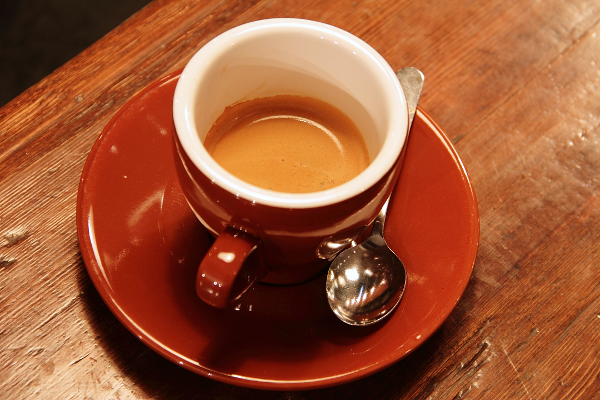
#> input picture skimage.data.coffee(), 600 x 400 px
$ jupyter execute 1-introducing-image-processing-and-scikit-image.ipynb   (shell and % lines are left out)
#> lines starting #> are read from the running program, lines starting #| are printed output that depends on the picture; after the words box and inside, x2 and y2 are one past the last pixel; in counts of white or black regions, pixels touching at a corner belong together
# Introducing Image Processing and scikit-image
>  Jump into digital image structures and learn to process them! Extract data, transform and analyze images using NumPy and Scikit-image. With just a few lines of code, you will convert RGB images to grayscale, get data from them, obtain histograms containing very useful information, and separate objects from the background!

- toc: true
- badges: true
- comments: true
- author: Lucas Nunes
- categories: [Datacamp]
- image: images/datacamp/___

> Note: This is a summary of the course's chapter 1 exercises "Image Processing in Python" at datacamp. <br>[Github repo](https://github.com/lnunesAI/Datacamp/) / [Course link](https://www.datacamp.com/tracks/machine-learning-scientist-with-python)

[cell 1]
import pandas as pd
import numpy as np
import matplotlib.pyplot as plt
import seaborn as sns
#plt.rcParams['figure.figsize'] = (8, 8)

## Make images come alive with scikit-image

### Is this gray or full of color?

<div class=""><p>Whats the main difference between the images shown below?</p>
<p></p><center>

</center><p></p>
<p>These images have been preloaded as <code>coffee_image</code> and <code>coins_image</code> from the scikit-image <code>data</code> module using:</p>
<pre><code>coffee_image = data.coffee()
coins_image = data.coins()
</code></pre>
<p>Choose the right answer that best describes the main difference related to color and dimensional structure.</p>
<p>In the console, use the function <code>shape()</code> from NumPy, to obtain the image shape (Height, Width, Dimensions) and find out.
NumPy is already imported as <code>np</code>.</p></div>

[cell 2]
from skimage import data
coffee_image = data.coffee()
#> coffee_image is the input picture: shape (400, 600, 3); mean R, G, B 158.6, 85.8, 51.5
coins_image = data.coins()
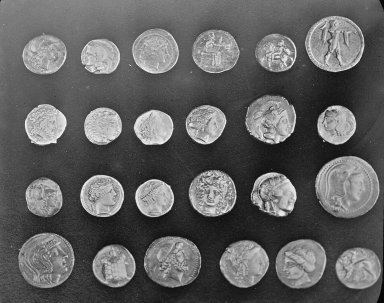
#> input picture skimage.data.coins(), 384 x 303 px
#> coins_image is the input picture: shape (303, 384); min 1, max 252, mean 96.9

[cell 3]
coffee_image.shape, coins_image.shape
#> Out = ((400, 600, 3), (303, 384))

<pre>
Possible Answers

Both have 3 channels for RGB-3 color representation.

coffee_image has a shape of (303, 384), grayscale. And coins_image (400, 600, 3), RGB-3.

<b>coins_image has a shape of (303, 384), grayscale. And coffee_image (400, 600, 3), RGB-3.</b>

Both are grayscale, with single color dimension.
</pre>

**The coffee image is RGB-3 colored, that's why it has a 3 at the end, when displaying the shape (H, W, D) of it. While the coins image is grayscale and has a single color channel.**

### RGB to grayscale

<div class=""><p>In this exercise you will load an image from scikit-image module <code>data</code> and make it grayscale, then compare both of them in the output.</p>
<p>We have preloaded a function <code>show_image(image, title='Image')</code> that displays the image using Matplotlib. You can check more about its parameters using <code>?show_image()</code> or <code>help(show_image)</code> in the console.</p>
<p></p><center>

  <br>
</center><p></p></div>

[cell 4]
def show_image(image, title='Image', cmap_type='gray'):
    plt.imshow(image, cmap=cmap_type)
    plt.title(title)
    plt.axis('off')
    plt.show()

Instructions
<ul>
<li>Import the <code>data</code> and <code>color</code> modules from Scikit image. The first module provides example images, and the second, color transformation functions.</li>
<li>Load the <code>rocket</code> image.</li>
<li>Convert the RGB-3 rocket image to grayscale.</li>
</ul>

[cell 5]
# Import the modules from skimage
from skimage import data, color

# Load the rocket image
rocket = data.rocket()
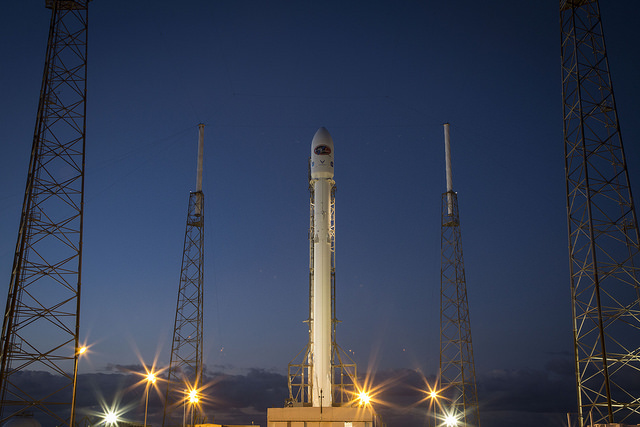
#> input picture skimage.data.rocket(), 640 x 427 px
#> rocket is the input picture: shape (427, 640, 3); mean R, G, B 52.3, 61.3, 82.3

# Convert the image to grayscale
gray_scaled_rocket = color.rgb2gray(rocket)

# Show the original image
show_image(rocket, 'Original RGB image')

# Show the grayscale image
show_image(gray_scaled_rocket, 'Grayscale image')

**You converted an image to grayscale. For many applications of image processing, color information doesn't help us identify important edges or other features.**

## NumPy for images

### Flipping out

<div class=""><p>As a prank, someone has turned an image from a photo album of a trip to Seville upside-down and back-to-front! Now, we need to straighten the image, by flipping it.
</p><center>

  <br>
<em>Image loaded as <code>flipped_seville</code>.</em>
</center>
Using the NumPy methods learned in the course, flip the image horizontally and vertically. Then display the corrected image using the <code>show_image()</code> function.<p></p>
<p>NumPy is already imported as <code>np</code>.</p></div>

[cell 6]
flipped_seville = plt.imread('sevilleup.jpg')
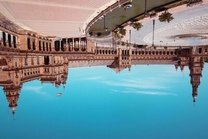
#> input picture 2-machine-learning-scientist-with-python/18-image-processing-in-python/figures/sevilleup.jpg, 208 x 139 px, shrunk from 400 x 267 before the run, found by its file name
#> flipped_seville is the input picture: shape (139, 208, 3); mean R, G, B 113.5, 143, 151.2

Instructions 1/3
<li>Flip the image vertically.</li>

[cell 7]
# Flip the image vertically
seville_vertical_flip = np.flipud(flipped_seville)

Instructions 2/3
<li>Now, flip the vertically-flipped image horizontally.</li>

[cell 8]
# Flip the image horizontally
seville_horizontal_flip = np.fliplr(seville_vertical_flip)

Instructions 3/3
<li>Show the, now fixed, image.</li>

[cell 9]
# Show the resulting image
show_image(seville_horizontal_flip, 'Seville')

### Histograms

<div class=""><p>In this exercise, you will analyze the amount of red in the image. To do this, the histogram of the red channel will be computed for the image shown below:</p>
<p></p><center>

  <br>
<em>Image loaded as <code>image</code>.</em>
</center><p></p>
<p>Extracting information from images is a fundamental part of image enhancement. This way you can balance the red and blue to make the image look colder or warmer.</p>
<p>You will use <code>hist()</code> to display the 256 different intensities of the red color. And <code>ravel()</code> to make these color values an array of one flat dimension.</p>
<p>Matplotlib is preloaded as <code>plt</code> and Numpy as <code>np</code>. </p>
<p>Remember that if we want to obtain the green color of an image we would do the following:</p>
<pre><code>green = image[:, :, 1]
</code></pre></div>

[cell 10]
image = plt.imread('red_hist.jpg')
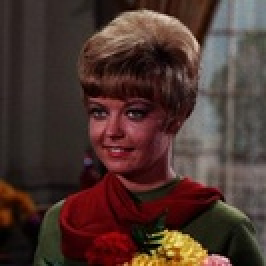
#> input picture 2-machine-learning-scientist-with-python/18-image-processing-in-python/figures/red_hist.jpg, 133 x 133 px, shrunk from 256 x 256 before the run, found by its file name (shown 2 times larger)
#> image is the input picture: shape (133, 133, 3); mean R, G, B 75.8, 52.6, 46.6

Instructions
<ul>
<li>Obtain the red channel using slicing.</li>
<li>Plot the histogram and bins in a range of 256. Don't forget <code>.ravel()</code> for the color channel.</li>
</ul>

[cell 11]
# Obtain the red channel
red_channel = image[:, :, 0]

# Plot the red histogram with bins in a range of 256
plt.hist(red_channel.ravel(), bins=256, color='red')

# Set title and show
plt.title('Red Histogram')
plt.show()
#> figure, not shown here; tallest bar 364 high, from x = 50.8 to 51.8

**With this histogram we see that the image is quite reddish, meaning it has a sensation of warmness. This is because it has a wide and large distribution of bright red pixels, from 0 to around 150.**

## Getting started with thresholding

### Apply global thresholding

<div class=""><p>In this exercise, you'll transform a photograph to binary so you can separate the foreground from the background.</p>
<p>To do so, you need to import the required modules, load the image, obtain the optimal thresh value using <code>threshold_otsu()</code> and apply it to the image.</p>
<p>You'll see the resulting binarized image when using the <code>show_image()</code> function, previously explained.</p>
<p></p><center>

  <br>
<strong><em>Image loaded as <code>chess_pieces_image</code>.</em></strong>
</center><p></p>
<p>Remember we have to turn colored images to grayscale. For that we will use the <code>rgb2gray()</code> function learned in previous video. Which has already been imported for you.</p></div>

[cell 12]
chess_pieces_image = plt.imread('chess_pieces_image.jpg')
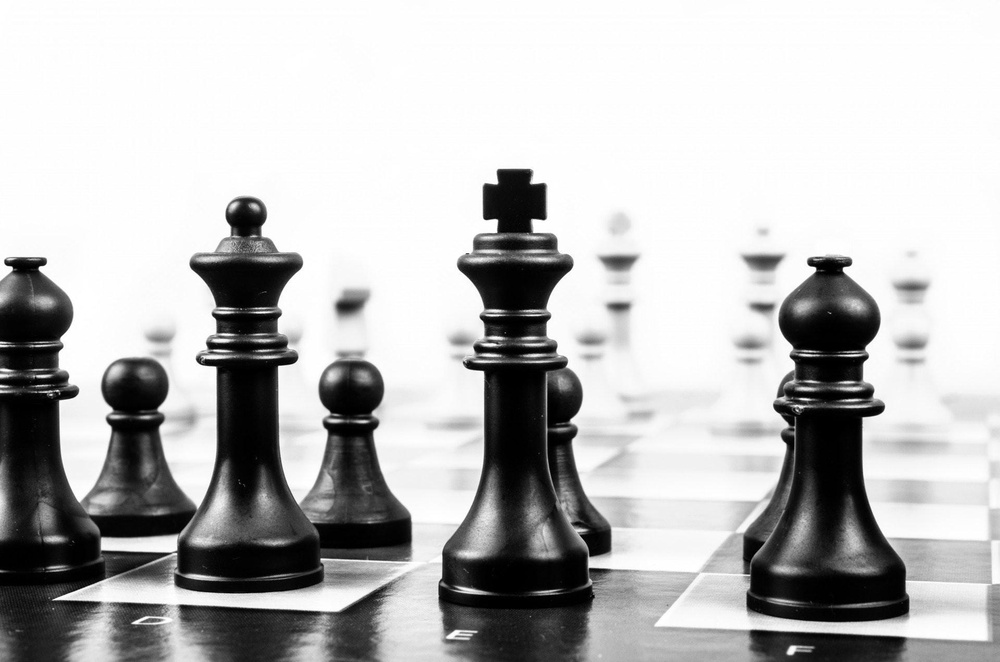
#> input picture 2-machine-learning-scientist-with-python/18-image-processing-in-python/figures/chess_pieces_image.jpg, 1000 x 662 px, shrunk from 1920 x 1271 before the run, found by its file name
#> chess_pieces_image is the input picture: shape (662, 1000, 3); min 0, max 255, mean 185.6

Instructions
<ul>
<li>Import the otsu threshold function.</li>
<li>Turn the image to grayscale.</li>
<li>Obtain the optimal threshold value of the image.</li>
<li>Apply thresholding to the image.</li>
</ul>

[cell 13]
# Import the otsu threshold function
from skimage.filters  import threshold_otsu

# Make the image grayscale using rgb2gray
chess_pieces_image_gray = color.rgb2gray(chess_pieces_image)

# Obtain the optimal threshold value with otsu
thresh = threshold_otsu(chess_pieces_image_gray)
#> thresh = 0.553

# Apply thresholding to the image
binary = chess_pieces_image_gray > thresh
#> binary: shape (662, 1000) bool; 72% white; 82 black regions (58 under 20 px), largest, box (x1, y1, x2, y2) and area: (0, 197, 412, 662) 84436, (438, 169, 628, 662) 46653, (742, 257, 910, 622) 34834

# Show the image
show_image(binary, 'Binary image')

**You just converted the image to binary and we can separate the foreground from the background.**

### When the background isn't that obvious

<div class=""><p>Sometimes, it isn't that obvious to identify the background. If the image background is relatively uniform, then you can use a global threshold value as we practiced before, using <code>threshold_otsu()</code>. However, if there's uneven background illumination, adaptive thresholding <code>threshold_local()</code> (a.k.a. local thresholding) may produce better results. </p>
<p>In this exercise, you will compare both types of thresholding methods (global and local), to find the optimal way to obtain the binary image we need.</p>
<p></p><center>

  <br>
<strong><em>Image loaded as <code>page_image</code>.</em></strong>
</center><p></p></div>

[cell 14]
page_image = plt.imread('page_image.jpg')
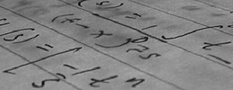
#> input picture 2-machine-learning-scientist-with-python/18-image-processing-in-python/figures/page_image.jpg, 233 x 90 px, shrunk from 448 x 172 before the run, found by its file name
#> page_image is the input picture: shape (90, 233); min 1, max 172, mean 129.3

Instructions 1/2
<p>Import the otsu threshold function, obtain the optimal global thresh value of the image, and apply global thresholding.</p>

[cell 15]
# Import the otsu threshold function
from skimage.filters import threshold_otsu

# Obtain the optimal otsu global thresh value
global_thresh = threshold_otsu(page_image)
#> global_thresh = 111

# Obtain the binary image by applying global thresholding
binary_global = page_image > global_thresh
#> binary_global: shape (90, 233) bool; 85% white; black in thin lines or dots

# Show the binary image obtained
show_image(binary_global, 'Global thresholding')

Instructions 2/2
<p>Import the local threshold function, set block size to 35, obtain the local thresh value, and apply local thresholding.</p>

[cell 16]
# Import the local threshold function
from skimage.filters import threshold_local

# Set the block size to 35
block_size = 35

# Obtain the optimal local thresholding
local_thresh = threshold_local(page_image, block_size, offset=10)

# Obtain the binary image by applying local thresholding
binary_local = page_image > local_thresh
#> binary_local: shape (90, 233) bool; 85.1% white; black in thin lines or dots

# Show the binary image
show_image(binary_local, 'Local thresholding')

**Now you know that you should use local thresholding instead of global if the image has a wide variation of background intensity.**

### Trying other methods

<div class=""><p>As we saw in the video, not being sure about what thresholding method to use isn't a problem. In fact, scikit-image provides us with a function to check multiple methods and see for ourselves what the best option is. It returns a figure comparing the outputs of different <strong>global</strong> thresholding methods.</p>
<p></p><center>

  <br>
<em>Image loaded as <code>fruits_image</code>.</em>
</center><p></p>
<p>You will apply this function to this image, <code>matplotlib.pyplot</code> has been loaded as <code>plt</code>. Remember that you can use <code>try_all_threshold()</code> to try multiple global algorithms.</p></div>

[cell 17]
fruits_image = plt.imread('fruits_image.jpg')
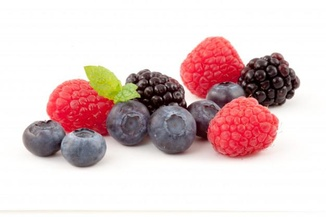
#> input picture 2-machine-learning-scientist-with-python/18-image-processing-in-python/figures/fruits_image.jpg, 326 x 217 px, shrunk from 626 x 417 before the run, found by its file name
#> fruits_image is the input picture: shape (217, 326, 3); mean R, G, B 223.1, 201.1, 201.4

Instructions
<ul>
<li>Import the try all function.</li>
<li>Import the rgb to gray convertor function.</li>
<li>Turn the fruits image to grayscale.</li>
<li>Use the try all method on the resulting grayscale image.</li>
</ul>

[cell 18]
# Import the try all function
from skimage.filters import try_all_threshold

# Import the rgb to gray convertor function
from skimage.color import rgb2gray

# Turn the fruits_image to grayscale
grayscale = rgb2gray(fruits_image)

# Use the try all method on the resulting grayscale image
fig, ax = try_all_threshold(grayscale, verbose=False)

# Show the resulting plots
plt.show()

**As you see, this image works good with some global thresholding methods (like the "Yen" and "Mean") and not so well in others, (like the "Minimum").**

### Apply thresholding

<div class=""><p>In this exercise, you will decide what type of thresholding is best used to binarize an image of knitting and craft tools. In doing so, you will be able to see the shapes of the objects, from paper hearts to scissors more clearly.</p>
<p></p><center>

  <br>
<em>Image loaded as <code>tools_image</code>.</em>
</center><p></p>
<p>What type of thresholding would you use judging by the characteristics of the image? Is the background illumination and intensity even or uneven?</p></div>

[cell 19]
tools_image = plt.imread('tools_image.jpg')
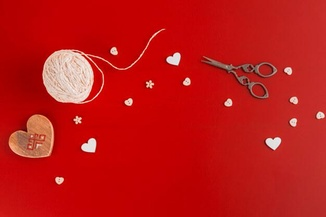
#> input picture 2-machine-learning-scientist-with-python/18-image-processing-in-python/figures/tools_image.jpg, 326 x 217 px, shrunk from 626 x 417 before the run, found by its file name
#> tools_image is the input picture: shape (217, 326, 3); mean R, G, B 191.5, 23.2, 21.7

Instructions
<ul>
<li>Import the appropriate thresholding and <code>rgb2gray()</code> functions.</li>
<li>Turn the image to grayscale.</li>
<li>Obtain the optimal thresh.</li>
<li>Obtain the binary image by applying thresholding.</li>
</ul>

[cell 20]
# Import threshold and gray convertor functions
from skimage.filters import threshold_otsu
from skimage.color import rgb2gray

# Turn the image grayscale
gray_tools_image = rgb2gray(tools_image)
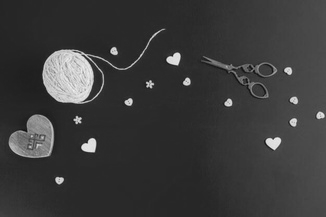
#> gray_tools_image: shape (217, 326) float64; min 0.0568, max 0.955, mean 0.231

# Obtain the optimal thresh
thresh = threshold_otsu(gray_tools_image)
#> thresh = 0.455

# Obtain the binary image by applying thresholding
binary_image = gray_tools_image > thresh
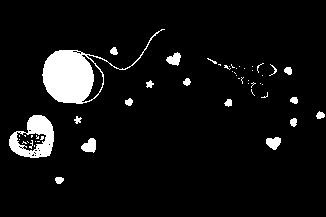
#> binary_image: shape (217, 326) bool; 6.5% white; 53 white regions (36 under 20 px), largest, box (x1, y1, x2, y2) and area: (42, 29, 165, 104) 2439, (9, 115, 54, 158) 1035, (81, 138, 96, 153) 155

# Show the resulting binary image
show_image(binary_image, 'Binarized image')
